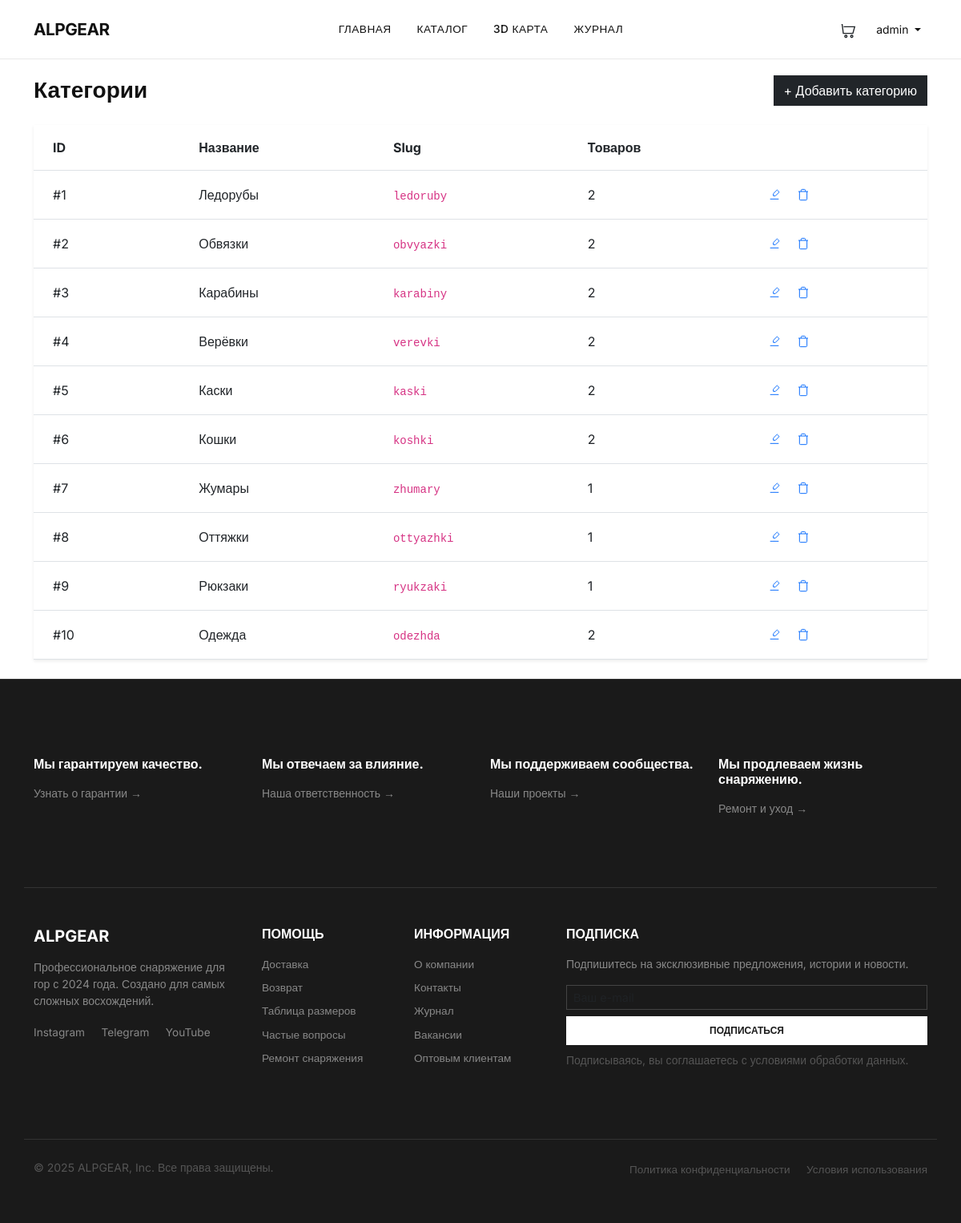
/accounts/admin/categories/ (signed in), run on the app's committed database.
### shop/models.py (models this page shows, shortened)
class Category(models.Model):
    name = models.CharField(max_length=200, verbose_name='Название')
    slug = models.SlugField(max_length=200, unique=True, verbose_name='URL')
    class Meta:
        verbose_name = 'Категория'
        verbose_name_plural = 'Категории'

### accounts/views.py (the view)
# urls.py: path('admin/categories/', views.admin_categories, name='admin_categories'),
@login_required
@user_passes_test(is_admin)
def admin_categories(request):
    categories = Category.objects.all()
    return render(request, 'accounts/admin_categories.html', {'categories': categories})

### accounts/views.py (called while the page is built)
def is_admin(user):
    return user.is_superuser or user.is_staff

### cart/cart.py (called while the page is built)
    def __len__(self):
        return sum(item['quantity'] for item in self.cart.values())

### cart/context_processors.py (called while the page is built)
def cart(request):
    return {'cart': Cart(request)}

### templates/accounts/admin_categories.html (shortened to what this page needs)
{% extends "base.html" %}
{% load static %}
{% block content %}
<div class="container py-4">
    <div class="d-flex justify-content-between align-items-center mb-4">
        <h1 class="fw-bold h3 mb-0">Категории</h1>
        <a href="{% url 'accounts:admin_category_create' %}" class="btn btn-dark rounded-0">+ Добавить категорию</a>
    </div>
    <div class="card border-0 shadow-sm rounded-0">
        <div class="table-responsive">
            <table class="table mb-0">
                <thead class="bg-light">
                    <tr>
                        <th class="py-3 px-4">ID</th>
                        <th class="py-3">Название</th>
                        <th class="py-3">Slug</th>
                        <th class="py-3">Товаров</th>
                        <th class="py-3"></th>
                    </tr>
                </thead>
                <tbody>
                    {% for cat in categories %}
                    <tr class="border-bottom">
                        <td class="py-3 px-4 align-middle">#{{ cat.id }}</td>
                        <td class="py-3 align-middle">{{ cat.name }}</td>
                        <td class="py-3 align-middle"><code>{{ cat.slug }}</code></td>
                        <td class="py-3 align-middle">{{ cat.products.count }}</td>
                        <td class="py-3 align-middle">
                            <a href="{% url 'accounts:admin_category_edit' cat.id %}" class="icon-btn d-inline-flex me-1">
                                <svg width="16" height="16" viewBox="0 0 24 24" fill="none" stroke="currentColor" stroke-width="1.5">
                                    <path d="M17 3l4 4-7 7H10v-4l7-7z"/>
                                    <path d="M4 20h16"/>
                                </svg>
                            </a>
                            <a href="{% url 'accounts:admin_category_delete' cat.id %}" class="icon-btn d-inline-flex">
                                <svg width="16" height="16" viewBox="0 0 24 24" fill="none" stroke="currentColor" stroke-width="1.5">
                                    <path d="M3 6h18M19 6v14a2 2 0 0 1-2 2H7a2 2 0 0 1-2-2V6m3 0V4a2 2 0 0 1 2-2h4a2 2 0 0 1 2 2v2"/>
                                </svg>
                            </a>
                        </td>
                    </tr>
                    {% endfor %}
                </tbody>
            </table>
        </div>
    </div>
</div>
{% endblock %}

### templates/base.html (shortened to what this page needs)
<!DOCTYPE html>
<html lang="ru">
<head>
    <link href="https://cdn.jsdelivr.net/npm/bootstrap@5.3.0/dist/css/bootstrap.min.css" rel="stylesheet">
    {% load static %}
    <link href="{% static 'css/style.css' %}" rel="stylesheet">
</head>
<body>
<link href="{% static 'css/admin-style.css' %}" rel="stylesheet">
<nav class="navbar navbar-expand-lg fixed-top">
    <div class="container">
        <a class="navbar-brand" href="{% url 'home' %}">ALPGEAR</a>
        <div class="collapse navbar-collapse" id="navbarNav">
            <ul class="navbar-nav mx-auto">
                <li class="nav-item"><a class="nav-link" href="{% url 'home' %}">ГЛАВНАЯ</a></li>
                <li class="nav-item"><a class="nav-link" href="{% url 'shop:product_list' %}">КАТАЛОГ</a></li>
                <li class="nav-item"><a class="nav-link" href="{% url 'mountain_map' %}">3D КАРТА</a></li>
                <li class="nav-item"><a class="nav-link" href="{% url 'shop:article_list' %}">ЖУРНАЛ</a></li>
            </ul>
            <div class="d-flex gap-3 align-items-center">
                <a href="{% url 'cart:cart_detail' %}" class="position-relative text-dark text-decoration-none">
                    <svg width="22" height="22" viewBox="0 0 24 24" fill="none" stroke="currentColor" stroke-width="1.5">
                        <circle cx="9" cy="20" r="1.5"/>
                        <circle cx="17" cy="20" r="1.5"/>
                        <path d="M3 4h1l1.5 12h13L21 7H6"/>
                    </svg>
                </a>
                {% if user.is_authenticated %}
                <div class="dropdown">
                    <button class="btn btn-sm dropdown-toggle" style="background: transparent; color: #111; border: none;" type="button" data-bs-toggle="dropdown">
                        {{ user.username }}
                    </button>
                </div>
                {% else %}
<a href="{% url 'accounts:login' %}" class="nav-link">ВХОД</a>
<a href="{% url 'accounts:register' %}" class="nav-link">РЕГИСТРАЦИЯ</a>
                {% endif %}
            </div>
        </div>
    </div>
</nav>
<main style="margin-top: 70px;">
    {% block content %}{% endblock %}
</main>
<footer class="footer" style="background: #1a1a1a; color: #ccc; border-top: 1px solid #333;">
    <div class="container">
        <div class="row py-5 border-bottom" style="border-color: #333 !important;">
            <div class="col-md-3 mb-4">
                <h6 class="fw-bold mb-3" style="color: #fff;">Мы гарантируем качество.</h6>
                <p class="small" style="color: #888;">Узнать о гарантии →</p>
            </div>
            <div class="col-md-3 mb-4">
                <h6 class="fw-bold mb-3" style="color: #fff;">Мы отвечаем за влияние.</h6>
                <p class="small" style="color: #888;">Наша ответственность →</p>
            </div>
            <div class="col-md-3 mb-4">
                <h6 class="fw-bold mb-3" style="color: #fff;">Мы поддерживаем сообщества.</h6>
                <p class="small" style="color: #888;">Наши проекты →</p>
            </div>
            <div class="col-md-3 mb-4">
                <h6 class="fw-bold mb-3" style="color: #fff;">Мы продлеваем жизнь снаряжению.</h6>
                <p class="small" style="color: #888;">Ремонт и уход →</p>
            </div>
        </div>
        <div class="row py-5">
            <div class="col-md-3 mb-4">
                <h5 class="fw-bold mb-3" style="color: #fff;">ALPGEAR</h5>
                <p class="small" style="color: #888;">Профессиональное снаряжение для гор с 2024 года. Создано для самых
                    сложных восхождений.</p>
                <div class="mt-3">
                    <a href="#" class="text-decoration-none me-3" style="color: #888;">Instagram</a>
                    <a href="#" class="text-decoration-none me-3" style="color: #888;">Telegram</a>
                    <a href="#" class="text-decoration-none" style="color: #888;">YouTube</a>
                </div>
            </div>
            <div class="col-md-2 mb-4">
                <h6 class="fw-bold mb-3" style="color: #fff;">ПОМОЩЬ</h6>
                <ul class="list-unstyled small">
                    <li class="mb-2"><a href="#" class="text-decoration-none" style="color: #888;">Доставка</a></li>
                    <li class="mb-2"><a href="#" class="text-decoration-none" style="color: #888;">Возврат</a></li>
                    <li class="mb-2"><a href="#" class="text-decoration-none" style="color: #888;">Таблица размеров</a>
                    </li>
                    <li class="mb-2"><a href="#" class="text-decoration-none" style="color: #888;">Частые вопросы</a>
                    </li>
                    <li class="mb-2"><a href="#" class="text-decoration-none" style="color: #888;">Ремонт снаряжения</a>
                    </li>
                </ul>
            </div>
            <div class="col-md-2 mb-4">
                <h6 class="fw-bold mb-3" style="color: #fff;">ИНФОРМАЦИЯ</h6>
                <ul class="list-unstyled small">
                    <li class="mb-2"><a href="#" class="text-decoration-none" style="color: #888;">О компании</a></li>
                    <li class="mb-2"><a href="#" class="text-decoration-none" style="color: #888;">Контакты</a></li>
                    <li class="mb-2"><a href="#" class="text-decoration-none" style="color: #888;">Журнал</a></li>
                    <li class="mb-2"><a href="#" class="text-decoration-none" style="color: #888;">Вакансии</a></li>
                    <li class="mb-2"><a href="#" class="text-decoration-none" style="color: #888;">Оптовым клиентам</a>
                    </li>
                </ul>
            </div>
            <div class="col-md-5 mb-4">
                <h6 class="fw-bold mb-3" style="color: #fff;">ПОДПИСКА</h6>
                <p class="small" style="color: #888;">Подпишитесь на эксклюзивные предложения, истории и новости.</p>
                <div class="d-flex flex-column gap-2">
                    <input type="email" id="footer-email" class="form-control form-control-sm rounded-0 bg-transparent"
                           style="border-color: #444; color: #fff;" placeholder="Ваш e-mail">
                    <button type="button" id="footer-subscribe" class="btn"
                            style="background: #fff; color: #1a1a1a; border-radius: 0; padding: 8px 20px; font-size: 12px; font-weight: 600;">
                        ПОДПИСАТЬСЯ
                    </button>
                </div>
                <p class="small mt-2" style="color: #555;">Подписываясь, вы соглашаетесь с условиями обработки
                    данных.</p>
            </div>
        </div>
        <div class="row py-4 border-top" style="border-color: #333 !important;">
            <div class="col-md-6 text-center text-md-start">
                <p class="small mb-0" style="color: #555;">© 2025 ALPGEAR, Inc. Все права защищены.</p>
            </div>
            <div class="col-md-6 text-center text-md-end">
                <a href="#" class="text-decoration-none small me-3" style="color: #555;">Политика конфиденциальности</a>
                <a href="#" class="text-decoration-none small" style="color: #555;">Условия использования</a>
            </div>
        </div>
    </div>
</footer>
</body>
</html>

### static/css/style.css (style rules this page uses)
:root { --white: #ffffff; --black: #111111; --gray: #666666; --light-gray: #f5f5f5; --border: #e8e8e8; --gold: #c9a03d; }
body { font-family: 'Inter', sans-serif; background: var(--white); color: var(--black); }
.form-control, .form-select { border-radius: 0; border-color: var(--border); font-size: 0.9rem; }

### static/css/admin-style.css (style rules this page uses)
.icon-btn { display: inline-flex; align-items: center; justify-content: center; width: 28px; height: 28px; border-radius: 0; transition: all 0.2s; }

### templates/base.html (style rules this page uses)
body { font-family: 'Inter', sans-serif; background: #ffffff; }
.navbar { padding: 1rem 0; background: rgba(255, 255, 255, 0.98); backdrop-filter: blur(10px); border-bottom: 1px solid #e8e8e8; }
.navbar-brand { font-weight: 700; font-size: 1.3rem; letter-spacing: -0.5px; color: #111 !important; }
.nav-link { color: #111 !important; font-weight: 500; font-size: 0.85rem; text-transform: uppercase; letter-spacing: 0.5px; padding: 0.5rem 1rem !important; transition: color 0.2s; }
.footer { background: #fafafa; border-top: 1px solid #e8e8e8; padding: 3rem 0 2rem; }
.footer a { color: #666; text-decoration: none; font-size: 0.85rem; }
main { min-height: calc(100vh - 300px); }

### data on the page
Category: id "1", name "Ледорубы", slug "ledoruby", products.count "2"
Category: id "2", name "Обвязки", slug "obvyazki", products.count "2"
Category: id "3", name "Карабины", slug "karabiny", products.count "2"
Category: id "4", name "Верёвки", slug "verevki", products.count "2"
Category: id "5", name "Каски", slug "kaski", products.count "2"
Category: id "6", name "Кошки", slug "koshki", products.count "2"
Category: id "7", name "Жумары", slug "zhumary", products.count "1"
Category: id "8", name "Оттяжки", slug "ottyazhki", products.count "1"
Category: id "9", name "Рюкзаки", slug "ryukzaki", products.count "1"
Category: id "10", name "Одежда", slug "odezhda", products.count "2"

### other printed values
{{ user.username }} "admin"
